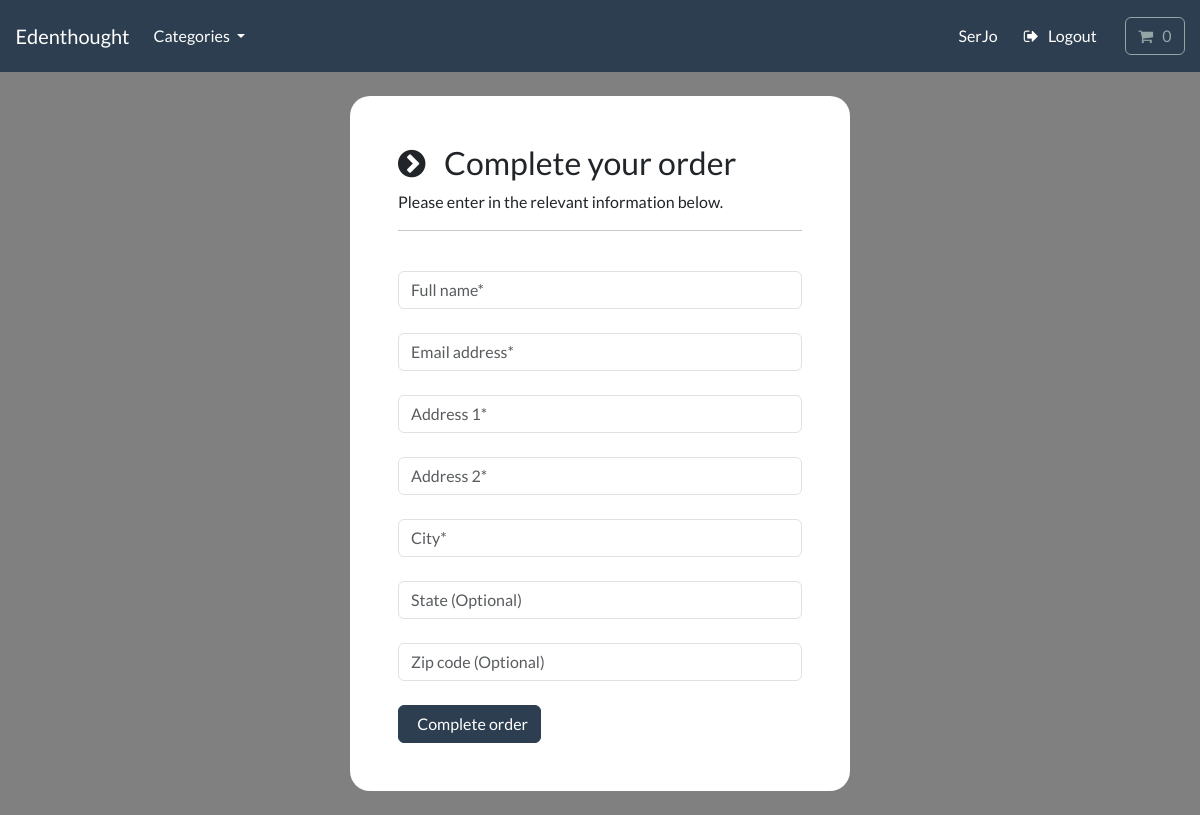
Before: /payment/checkout (signed in) with the older database file.
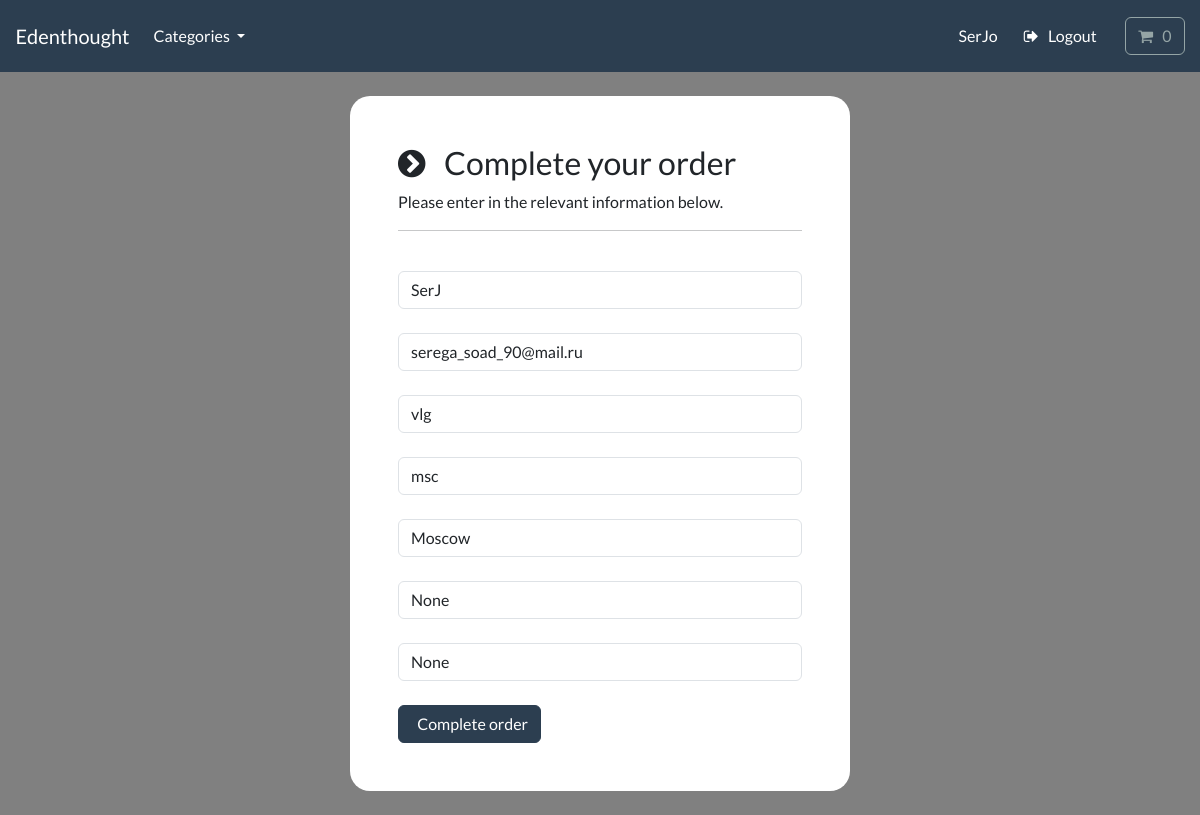
After: the same page with the newer database file.
### payment/models.py (models this page shows, shortened)
class ShippingAdress(models.Model):
    full_name = models.CharField(max_length=300)
    email=models.EmailField(max_length=255)
    address1=models.CharField(max_length=300)
    address2 = models.CharField(max_length=300)
    city=models.CharField(max_length=255)
    state=models.CharField(max_length=255,null=True, blank=True)
    zipcode=models.CharField(max_length=255,null=True, blank=True)
    user=models.ForeignKey(User, on_delete=models.CASCADE, null=True, blank=True)
    class Meta:
        verbose_name_plural="Shipping Adress"

### payment/views.py (the view)
# urls.py: path('checkout', views.checkout, name='checkout'),
def checkout(request):
    if request.user.is_authenticated:
        try:
            shipping_address=ShippingAdress.objects.get(user=request.user.id)
            context={'shipping':shipping_address}
            return render(request, 'payment/checkout.html', context=context)
        except:
            return render(request, 'payment/checkout.html')
    else:
        return render(request, 'payment/checkout.html')

### cart/cart.py (called while the page is built)
    def __len__(self):
        return sum(item['qty'] for item in self.cart.values())

### cart/context_processors.py (called while the page is built)
def cart(request):
    return {'cart':Cart(request)}

### store/models.py (called while the page is built)
    def get_absolute_url(self):
        return reverse('list-category', args=[self.slug])

### store/views.py (called while the page is built)
def categories(request):
    all_categories=Category.objects.all()
    return {'all_categories':all_categories}

### payment/templates/payment/checkout.html (shortened to what this page needs)
{% include "store/base.html" %}
{% load static %}
{% block content %}
    <body>
        <br>
        <div class="container bg-white shadow-md p-5" style="width:500px; border-radius:20px;">
            <form id="form">
                <div>
                    <h3> <i class="fa fa-chevron-circle-right" aria-hidden="true"></i> &nbsp; Complete your order </h3>
                    <p> Please enter in the relevant information below. </p>
                    <hr>
                    <br>
                    <div class="form-field">
                        <input class="form-control validate" id="name" type="text" placeholder="Full name*" autocomplete="off" value="{{shipping.full_name}}" required>
                    </div>
                    <br>
                    <div class="form-field">
                        <input class="form-control validate" id="email" type="email" placeholder="Email address*" autocomplete="off" value="{{shipping.email}}" required>
                    </div>
                    <br>
                    <div class="form-field">
                        <input class="form-control validate" id="address1" type="text" placeholder="Address 1*" autocomplete="off" value="{{shipping.address1}}" required>
                    </div>
                    <br>
                    <div class="form-field">
                        <input class="form-control validate" id="address2" type="text" placeholder="Address 2*" autocomplete="off" value="{{shipping.address2}}" required>
                    </div>
                    <br>
                    <div class="form-field">
                        <input class="form-control validate" id="city" type="text" placeholder="City*" autocomplete="off" value="{{shipping.city}}" required>
                    </div>
                    <br>
                    <div class="form-field">
                        <input class="form-control" id="state" type="text" placeholder="State (Optional)" autocomplete="off" value="{{shipping.state}}">
                    </div>
                    <br>
                    <div class="form-field">
                        <input class="form-control" id="zipcode" type="text" placeholder="Zip code (Optional)" autocomplete="off" value="{{shipping.zipcode}}">
                    </div>
                </div>
                <br>
               <button id="complete-order" type="submit" class="btn btn-primary navbar-btn text-white"> &nbsp; Complete order </button>
                <br>
            </form>
        </div>
        <br>
    </body>
{% endblock %}

Changed rows visible on the page:
added ShippingAdress: full_name "SerJ", email "serega_soad_90@mail.ru", address1 "vlg", address2 "msc", city "Moscow", state "None", zipcode "None"
